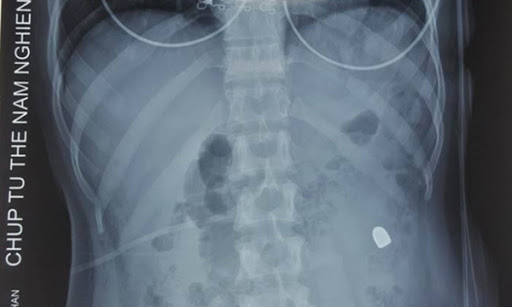
#> input picture Thi giữa kỳ_Trần Dương Quang_18IT168/daoanh.jpg, 512 x 307 px
$ python DaoAnh.py
#> lines starting #> are read from the running program, lines starting #| are printed output that depends on the picture
import cv2 as cv
import matplotlib.pyplot as plt

def dao_anh(img):
    return 255-img

def hien_thi_dao_anh():
    #định nghĩa vùng vẽ ảnh với phương thức figure
    fig = plt.figure(figsize=(16, 9))
    #tạo hai vùng vẽ ảnh
    ax1, ax2 = fig.subplots(1, 2)

    #su dung phuong thuc imread để mở ảnh
    img = cv.imread('daoanh.jpg',0)
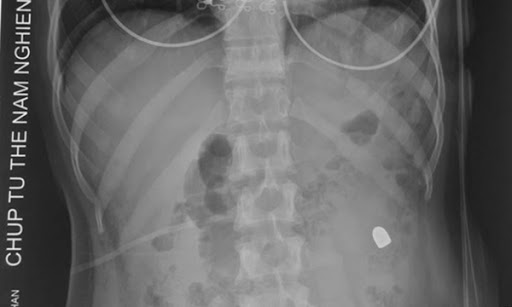
#> img: shape (307, 512); min 5, max 252, mean 104
    #hien thi anh trong vùng ax1
    ax1.imshow(img, cmap='gray')
    ax1.set_title("ẢNH GỐC")

    y = dao_anh(img)
#> in dao_anh, `return 255-img`:
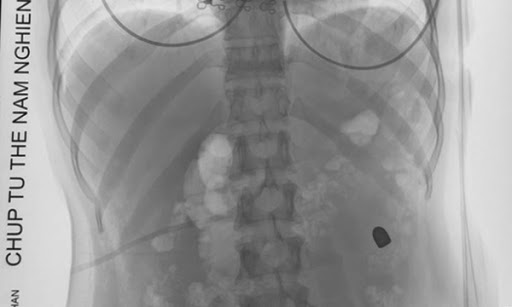
#> returned value: shape (307, 512); min 3, max 250, mean 151
    ax2.imshow(y, cmap='gray')
    ax2.set_title("ẢNH SAU KHI ĐẢO")
    plt.show()
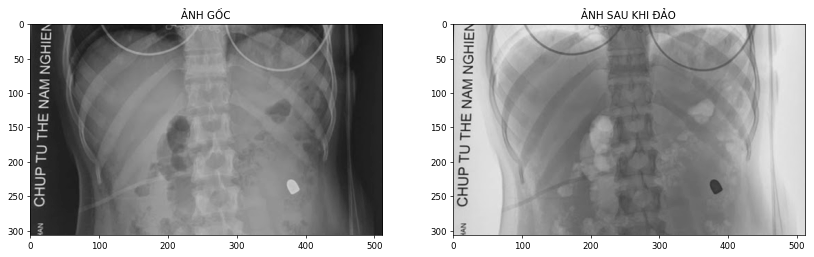
#> figure drawn by matplotlib, 2 panels

if __name__ == '__main__':
  hien_thi_dao_anh()

$ run again, with Thi giữa kỳ_Trần Dương Quang_18IT168/dog.JPG copied over Thi giữa kỳ_Trần Dương Quang_18IT168/daoanh.jpg
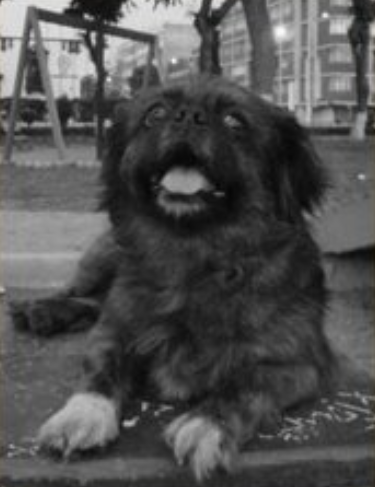
#> input picture Thi giữa kỳ_Trần Dương Quang_18IT168/dog.JPG, 375 x 487 px
#> in dao_anh, `return 255-img`:
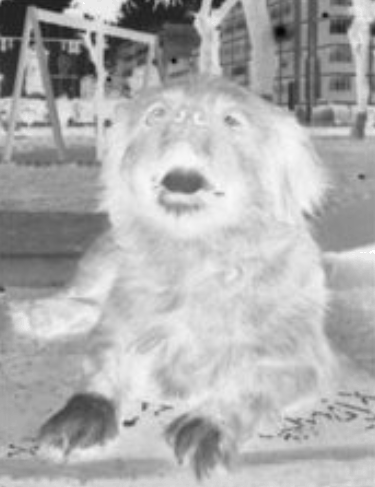
#> returned value: shape (487, 375); min 5, max 255, mean 174.2
#> in hien_thi_dao_anh, `plt.show()`:
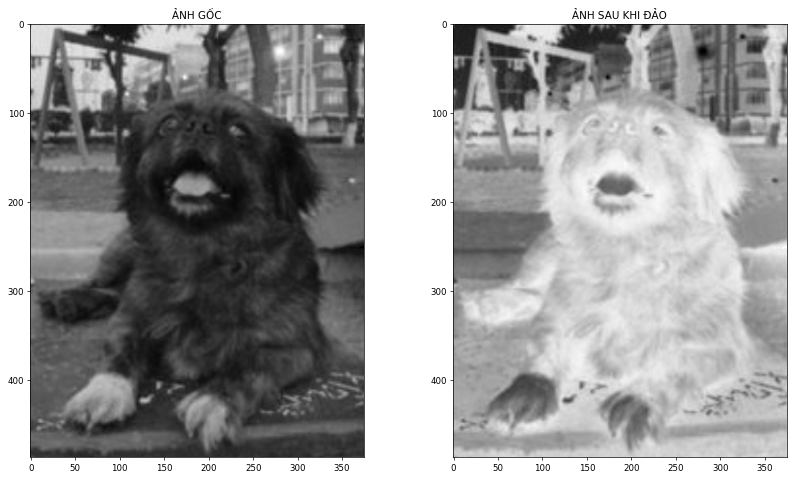
#> figure drawn by matplotlib, 2 panels
